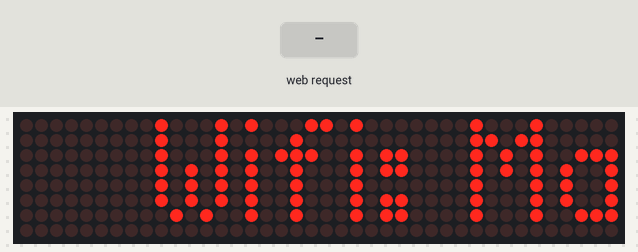
This sketch was run on a simulated ESP8266 (NodeMCU). On the bench: 40×8 LED matrix. Inputs (shaded band) come from the test bench. WiFi joins after 1.5 s; servers stay silent unless stated; a WiFi scan finds three made-up networks; EEPROM starts erased; what the sketch prints to the serial monitor is not drawn.

Above: at 5.07 s.
5.1 s: HTTP request GET /setting received
At 5.91 s:
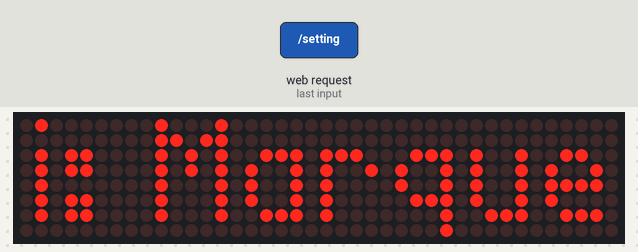
6.6 s: HTTP request GET /Kaydet received
At 6.69 s:
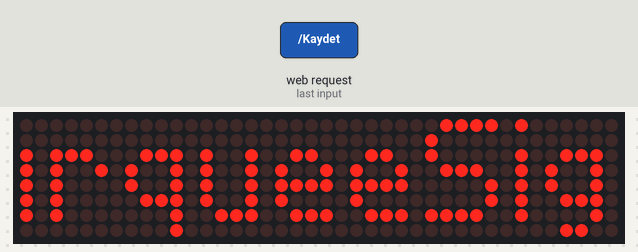
8.1 s: HTTP request GET /setting?ssid=1&pass=1 received
At 8.16 s:
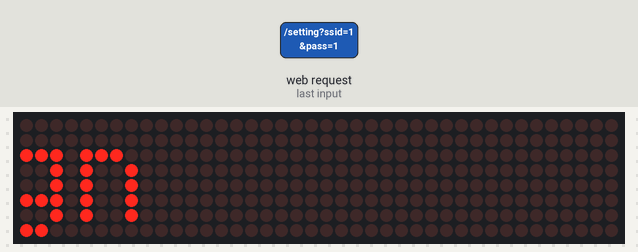

The sketch:

MarqueeSign.ino
```cpp
#include <ESP8266WiFi.h>
#include <ESP8266WebServer.h>
#include <EEPROM.h>
#include <MD_Parola.h>
#include <MD_MAX72xx.h>
#include <SPI.h>

ESP8266WebServer server(80);

char* ssid = "MarqueeSign";
char* passphrase = "password";
String st;
String content;
int statusCode;
char Deneme[8][61];
uint8_t Aktif[8] = { 1, 1, 1, 0, 0, 0, 0, 0 };
uint8_t Speed[8] = { 40, 70, 40, 40, 40, 40, 40, 40 };
uint8_t Efekt[8] = { 1, 1, 1, 1, 1, 1, 1, 3 };
textEffect_t Effect[8];
char nsid[32];
char npas[64];

//////////////////////////////////
//    Tabela Tanimlamasi    //
//////////////////////////////////
#define HARDWARE_TYPE MD_MAX72XX::FC16_HW
#define MAX_DEVICES 5
#define CLK_PIN   D5  //13
#define DATA_PIN  D7  // 11
#define CS_PIN    D8  //10
MD_Parola P = MD_Parola(HARDWARE_TYPE, CS_PIN, MAX_DEVICES);
#define ARRAY_SIZE(x)  (sizeof(x)/sizeof(x[0]))

void setup() {
  Serial.begin(115200);
  EEPROM.begin(512);
  delay(10);
  Serial.println();
  Serial.println();
  Serial.println("Startup");
  // read eeprom for ssid and pass
  Serial.println("Reading EEPROM ssid");
  for (int y = 0; y < 390; y++)
    Serial.print(int(EEPROM.read(y)));
  Serial.println("");
  if (EEPROM.read(400) != 255) {
    Serial.println("Sistem Yukleniyor...");
    for (int g1 = 0; g1 < 8; g1++) {
      for (int g2 = 0; g2 < 45; g2++) {
        Deneme[g1][g2] = char(EEPROM.read(48 * g1 + g2));
      }
      Aktif[g1] = int(EEPROM.read(48 * g1 + 45));
      Speed[g1] = int(EEPROM.read(48 * g1 + 46));
      Efekt[g1] = int(EEPROM.read(48 * g1 + 47));
      Serial.println(Deneme[g1]);
      Serial.println(Aktif[g1]);
      Serial.println(Speed[g1]);
      Serial.println(Efekt[g1]);
    }
    Serial.println("Sistem Basariyla Yuklendi");
    Tazele();
  } else {
    Serial.println("Sistem Ilk defa Acildigindan Kuruluyor...");
    String Meleka = "Wifi: ";
    Meleka += ssid;
    strcpy(Deneme[0], Meleka.c_str());
    Meleka = "Sifre: ";
    Meleka += passphrase;
    strcpy(Deneme[1], Meleka.c_str());
    strcpy(Deneme[2], "IP: 192.168.4.1");
    Tazele();
  }
  P.begin();
  String esid;
  for (int i = 410; i < 442; ++i)
  {
    esid += char(EEPROM.read(i));
  }
  Serial.print("SSID: ");
  Serial.println(esid);
  Serial.println("Reading EEPROM pass");
  String epass = "";
  for (int i = 442; i < 506; ++i)
  {
    epass += char(EEPROM.read(i));
  }
  Serial.print("PASS: ");
  Serial.println(epass);
  if ( esid[1] != 255 ) {
    Serial.println("Son Kullanicisin");
    WiFi.begin(esid.c_str(), epass.c_str());
    if (testWifi()) {
      launchWeb(0);
      return;
    }
  } else
    Serial.println("Ilk Kullanicisin");
  setupAP();
}
bool testWifi(void) {
  int c = 0;
  Serial.println("Waiting for Wifi to connect");
  while ( c < 20 ) {
    if (WiFi.status() == WL_CONNECTED) {
      return false;
    }
    delay(500);
    Serial.print(WiFi.status());
    c++;
  }
  Serial.println("");
  Serial.println("Connect timed out, opening AP");
  return false;
}


void launchWeb(int webtype) {
  Serial.println("");
  Serial.println("WiFi connected");
  Serial.print("Local IP: ");
  Serial.println(WiFi.localIP());
  Serial.print("SoftAP IP: ");
  Serial.println(WiFi.softAPIP());
  createWebServer(webtype);
  // Start the server
  server.begin();
  Serial.println("Server started");
}

void setupAP(void) {
  WiFi.mode(WIFI_STA);
  WiFi.disconnect();
  delay(100);
  int n = WiFi.scanNetworks();
  Serial.println("scan done");
  if (n == 0)
    Serial.println("no networks found");
  else
  {
    Serial.print(n);
    Serial.println(" networks found");
    for (int i = 0; i < n; ++i)
    {
      // Print SSID and RSSI for each network found
      Serial.print(i + 1);
      Serial.print(": ");
      Serial.print(WiFi.SSID(i));
      Serial.print(" (");
      Serial.print(WiFi.RSSI(i));
      Serial.print(")");
      Serial.println((WiFi.encryptionType(i) == ENC_TYPE_NONE) ? " " : "*");
      delay(10);
    }
  }
  Serial.println("");
  st = "<ol>";
  for (int i = 0; i < n; ++i)
  {
    // Print SSID and RSSI for each network found
    st += "<li>";
    st += WiFi.SSID(i);
    st += " (";
    st += WiFi.RSSI(i);
    st += ")";
    st += (WiFi.encryptionType(i) == ENC_TYPE_NONE) ? " " : "*";
    st += "</li>";
  }
  st += "</ol>";
  delay(100);
  WiFi.softAP(ssid, passphrase, 6);
  Serial.println("softap");
  launchWeb(1);
  Serial.println("over");
}

void createWebServer(int webtype)
{
  if ( webtype == 1 ) {
    server.on("/", []() {
      IPAddress ip = WiFi.softAPIP();
      String ipStr = String(ip[0]) + '.' + String(ip[1]) + '.' + String(ip[2]) + '.' + String(ip[3]);
      content = "<!DOCTYPE HTML>\r\n<html>Hello from ESP8266 at ";
      content += ipStr;
      content += "<p>";
      content += st;
      content += "</p><form method='get' action='setting'><label>SSID: </label><input name='ssid' length=32><input name='pass' length=64><input type='submit'></form><br><form method='get' action='Deneme'> <input type='submit'></form>";
      content += "</html>";
      server.send(200, "text/html", content);
    });
    server.on("/setting", []() {
      String qsid = server.arg("ssid");
      String qpass = server.arg("pass");
      if (qsid.length() > 0 && qpass.length() > 0) {
        Serial.println("clearing eeprom");
        for (int i = 0; i < 512; ++i) {
          EEPROM.write(i, 0);
        }
        Serial.println(qsid);
        Serial.println("");
        Serial.println(qpass);
        Serial.println("");

        Serial.println("writing eeprom ssid:");
        for (int i = 410; i < 410 + qsid.length(); ++i)
        {
          EEPROM.write(i, qsid[i % 410]);
          Serial.print("Wrote: ");
          Serial.println(qsid[i % 410]);
        }
        Serial.println("writing eeprom pass:");
        for (int i = 410; i < 410 + qpass.length(); ++i)
        {
          EEPROM.write(32 + i, qpass[i % 410]);
          Serial.print("Wrote: ");
          Serial.println(qpass[i % 410]);
        }
        EEPROM.commit();
        content = "{\"Success\":\"saved to eeprom... reset to boot into new wifi\"}";
        statusCode = 200;
      } else {
        content = "{\"Error\":\"404 not found\"}";
        statusCode = 404;
        Serial.println("Sending 404");
      }
      server.send(statusCode, "application/json", content);
    });
    server.on("/Deneme", []() {
      content = "<!DOCTYPE HTML><html><head><style> body {background-color:#FFFFFF;} h1   {color: #94D466;} h2   {color: #D4E88B;} #myHeader {background-color: #FFFFAE; color: #26490D; padding: 40px; text-align: center;} </style></head><body>";
      content += "<h1 id='myHeader'>Marquee Sign</h1>";
      content += "<form method='get' action='Kaydet'>  <fieldset>  <legend><h1>Mesaj Listesi</h1></legend> ";
      for (int zz = 0; zz < 8; zz++) {
        content += "<p>Mesaj ";
        content += String(zz + 1);
        content += ":</p>      Aktif:<input name='Aktif";
        content += String(zz);
        content += "' type='checkbox'";
        if (Aktif[zz] == 1) content += " checked";
        content += ">      Yazi: <input type='text' name='Yazi";
        content += String(zz);
        content += "' value='";
        content += Deneme[zz];
        content += "' maxlength=32 >Hizli <input type='Range' name='Hiz";
        content += String(zz);
        content += "' value='";
        content += Speed[zz];
        content += "' min='10' max='100'> Yavas<select name='Efekt";
        content += String(zz);
        content += "'><option value='1' ";
        if (Efekt[zz] == 1) content += "selected";
        content += ">Sola Kayan</option><option value='2'";
        if (Efekt[zz] == 2) content += "selected";
        content += ">Saga Kayan</option><option value='3'";
        if (Efekt[zz] == 3) content += "selected";
        content += ">Pacman</option></select>Efekt <br>";
      }
      content += "<input type='submit' value='Kaydet'></fieldset></form>";
      content += "</form></body></html>";
      server.send(200, "text/html", content);
    });
    server.on("/Kaydet", []() {
      Serial.println("EEPROM Temizleniyor...");
      for (int i = 0; i < 385; ++i) {
        EEPROM.write(i, 0);
      }
      for (int y = 0; y < 8; y++) {
        Yazzi(y);
        Aktiv(y);
        Efect(y);
        Spleed(y);
      }
      EEPROM.write(400, 0);
      EEPROM.commit();
      Serial.println("###################");
      for (int y = 0; y < 8; y++) {
        Serial.println(Deneme[y]);
        Serial.println(Aktif[y]);
        Serial.println(Efekt[y]);
        Serial.println(Speed[y]);
      }
      Serial.println("###################");
      for (int y = 0; y < 390; y++)
        Serial.print(int(EEPROM.read(y)));
      Serial.println("");
      Tazele();
      content = "<!DOCTYPE HTML><html><head><style> body {background-color:#FFFFFF;} h1   {color: #94D466;} h2   {color: #D4E88B;} #myHeader {background-color: #FFFFAE; color: #26490D; padding: 40px; text-align: center;} </style></head><body>";
      content += "<h1 id='myHeader'>Basariyla Kaydedildi</h1>";
      server.send(200, "text/html", content);
    });
  } else if (webtype == 0) {
    server.on("/", []() {
      IPAddress ip = WiFi.localIP();
      String ipStr = String(ip[0]) + '.' + String(ip[1]) + '.' + String(ip[2]) + '.' + String(ip[3]);
      server.send(200, "application/json", "{\"IP\":\"" + ipStr + "\"}");
    });
    server.on("/cleareeprom", []() {
      content = "<!DOCTYPE HTML>\r\n<html>";
      content += "<p>Clearing the EEPROM</p></html>";
      server.send(200, "text/html", content);
      Serial.println("clearing eeprom");
      for (int i = 0; i < 96; ++i) {
        EEPROM.write(i, 0);
      }
      EEPROM.commit();
    });
  }
}
void Yazzi(int Ya) {
  String kollal = "Yazi";
  kollal += Ya;
  String kDeneme = server.arg(kollal);
  for (int fz = 0; fz < 45; fz++)
    Deneme[Ya][fz] = char(0);
  for (int ff = 0; ff < kDeneme.length(); ff++) {
    Deneme[Ya][ff] = kDeneme[ff];
    EEPROM.write(Ya * 48 + ff, char(Deneme[Ya][ff]));
  }
}
void Aktiv(int Ya) {
  String kollal = "Aktif";
  kollal += Ya;
  String kDeneme = server.arg(kollal);
  if (kDeneme == "on") {
    Aktif[Ya] = 1;
    EEPROM.write(Ya * 48 + 45, 1);
  }
  else {
    Aktif[Ya] = 0;
    EEPROM.write(Ya * 48 + 45, 0);
  }
}
void Efect(int Ya) {
  String kollal = "Efekt";
  kollal += Ya;
  String kDeneme = server.arg(kollal);
  Efekt[Ya] = kDeneme.toInt();
  EEPROM.write(Ya * 48 + 47, kDeneme.toInt());
}
void Spleed(int Ya) {
  String kollal = "Hiz";
  kollal += Ya;
  String kDeneme = server.arg(kollal);
  Speed[Ya] = kDeneme.toInt();
  EEPROM.write(Ya * 48 + 46, kDeneme.toInt());
}
void Tazele() {
  for (int Tazel = 0; Tazel < 8; Tazel++) {
    if (Efekt[Tazel] == 2)
      Effect[Tazel] = PA_SCROLL_LEFT;
    else
      Effect[Tazel] = PA_SCROLL_LEFT;
  }
}
const uint8_t F_PMAN1 = 6;
const uint8_t W_PMAN1 = 8;
static const uint8_t PROGMEM pacman1[F_PMAN1 * W_PMAN1] =  // gobbling pacman animation
{
  0x00, 0x81, 0xc3, 0xe7, 0xff, 0x7e, 0x7e, 0x3c,
  0x00, 0x42, 0xe7, 0xe7, 0xff, 0xff, 0x7e, 0x3c,
  0x24, 0x66, 0xe7, 0xff, 0xff, 0xff, 0x7e, 0x3c,
  0x3c, 0x7e, 0xff, 0xff, 0xff, 0xff, 0x7e, 0x3c,
  0x24, 0x66, 0xe7, 0xff, 0xff, 0xff, 0x7e, 0x3c,
  0x00, 0x42, 0xe7, 0xe7, 0xff, 0xff, 0x7e, 0x3c,
};

const uint8_t F_PMAN2 = 6;
const uint8_t W_PMAN2 = 18;
static const uint8_t PROGMEM pacman2[F_PMAN2 * W_PMAN2] =  // ghost pursued by a pacman
{
  0x00, 0x81, 0xc3, 0xe7, 0xff, 0x7e, 0x7e, 0x3c, 0x00, 0x00, 0x00, 0xfe, 0x7b, 0xf3, 0x7f, 0xfb, 0x73, 0xfe,
  0x00, 0x42, 0xe7, 0xe7, 0xff, 0xff, 0x7e, 0x3c, 0x00, 0x00, 0x00, 0xfe, 0x7b, 0xf3, 0x7f, 0xfb, 0x73, 0xfe,
  0x24, 0x66, 0xe7, 0xff, 0xff, 0xff, 0x7e, 0x3c, 0x00, 0x00, 0x00, 0xfe, 0x7b, 0xf3, 0x7f, 0xfb, 0x73, 0xfe,
  0x3c, 0x7e, 0xff, 0xff, 0xff, 0xff, 0x7e, 0x3c, 0x00, 0x00, 0x00, 0xfe, 0x73, 0xfb, 0x7f, 0xf3, 0x7b, 0xfe,
  0x24, 0x66, 0xe7, 0xff, 0xff, 0xff, 0x7e, 0x3c, 0x00, 0x00, 0x00, 0xfe, 0x73, 0xfb, 0x7f, 0xf3, 0x7b, 0xfe,
  0x00, 0x42, 0xe7, 0xe7, 0xff, 0xff, 0x7e, 0x3c, 0x00, 0x00, 0x00, 0xfe, 0x73, 0xfb, 0x7f, 0xf3, 0x7b, 0xfe,
};
void loop() {
  server.handleClient();
  static textPosition_t just = PA_LEFT;
  static uint8_t bnmf = 0;
  if (P.displayAnimate()) {
    if (Aktif[bnmf] == 1)
      P.displayText(Deneme[bnmf], just, Speed[bnmf], 0, Effect[bnmf], Effect[bnmf]);
    bnmf++;
    if (bnmf == 8) bnmf = 0;
  }
}
```
